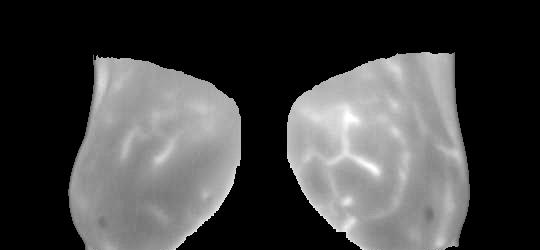
#> input picture backend/data/train/benign/S_10.jpg, 540 x 250 px; its folder holds only this picture in this run
$ python build_image_dataset.py
#> lines starting #> are read from the running program, lines starting #| are printed output that depends on the picture; after the words box and inside, x2 and y2 are one past the last pixel; in counts of white or black regions, pixels touching at a corner belong together
### backend/modules/cancerDetectionImage/feature_extraction.py
# backend/cancerDetectionImage/feature_extraction.py

import io
import os
import numpy as np
import pandas as pd
from PIL import Image
import cv2  # pip install opencv-python


def _load_image_from_bytes(img_bytes, size=(256, 256)):
    """
    Ouvre l'image depuis un flux binaire et la convertit en niveau de gris
    normalisé entre 0 et 1.
    """
    img = Image.open(img_bytes).convert("L")  # niveaux de gris
    if size is not None:
        img = img.resize(size)
    arr = np.array(img).astype("float32") / 255.0
    return arr


def _extract_shape_features(gray):
    """
    À partir d'une image en niveaux de gris (0–1), on binarise et on
    récupère le plus grand contour pour approximer la "tumeur".

    On calcule ensuite :
    - area_mean  ~ aire du contour
    - perimeter_mean ~ périmètre du contour
    - radius_mean ~ rayon équivalent (sqrt(area/pi))
    - concavity_mean ~ (aire enveloppe convexe - aire) / aire enveloppe
    """
    img = (gray * 255).astype("uint8")

    # Filtre + seuillage d'Otsu
    blur = cv2.GaussianBlur(img, (5, 5), 0)
    _, thresh = cv2.threshold(
        blur, 0, 255, cv2.THRESH_BINARY + cv2.THRESH_OTSU
    )

    # On suppose tumeur claire sur fond sombre; si inverse, on corrige
    if np.mean(thresh == 255) > 0.5:
        thresh = cv2.bitwise_not(thresh)

    contours, _ = cv2.findContours(
        thresh, cv2.RETR_EXTERNAL, cv2.CHAIN_APPROX_SIMPLE
    )

    if not contours:
        # Aucun contour détecté → tout à zéro
        return 0.0, 0.0, 0.0, 0.0

    # On prend le plus grand contour
    cnt = max(contours, key=cv2.contourArea)

    area = float(cv2.contourArea(cnt))          # aire
    perimeter = float(cv2.arcLength(cnt, True)) # périmètre
    radius = np.sqrt(area / np.pi) if area > 0 else 0.0

    # Concavité : différence entre l'enveloppe convexe et le contour
    hull = cv2.convexHull(cnt)
    hull_area = float(cv2.contourArea(hull))
    concavity = (hull_area - area) / hull_area if hull_area > 0 else 0.0

    return radius, area, perimeter, concavity


def _boxcount(Z, k):
    """
    Utilitaire pour la dimension fractale (méthode box-counting).
    """
    S = np.add.reduceat(
        np.add.reduceat(Z, np.arange(0, Z.shape[0], k), axis=0),
        np.arange(0, Z.shape[1], k),
        axis=1,
    )
    # On compte les cases non vides
    return np.count_nonzero(S)


def _fractal_dimension(gray):
    """
    Approximation très simplifiée de fractal_dimension_mean via box-counting.
    C'est purement pédagogique, pas une mesure clinique.
    """
    # Binarisation simple
    Z = gray > 0.5
    Z = Z.astype(bool)

    p = min(Z.shape)
    if p < 4:
        return 0.0

    # Tailles de boîte : 2^n, 2^(n-1), ..., 4
    n = int(np.log2(p))
    sizes = 2 ** np.arange(n, 1, -1)

    counts = []
    for size in sizes:
        c = _boxcount(Z, size)
        counts.append(c)

    counts = np.array(counts, dtype="float32")
    nonzero = counts > 0
    if nonzero.sum() < 2:
        return 0.0

    sizes = sizes[nonzero]
    counts = counts[nonzero]

    # Régression linéaire log-log
    coeffs = np.polyfit(np.log(1.0 / sizes), np.log(counts), 1)
    fd = float(coeffs[0])
    return fd


def extract_features(img_bytes, save_to_csv=False,
                     csv_path="image_features_from_images.csv",
                     filename=None):
    """
    Fonction principale utilisée par app.py

    - img_bytes : BytesIO de l'image
    - save_to_csv : si True, ajoute une ligne dans un CSV
    - csv_path : chemin du CSV à créer / compléter
    - filename : nom de l'image (pour la colonne 'filename')

    Retour :
      np.array([radius_mean,
                area_mean,
                perimeter_mean,
                concavity_mean,
                fractal_dimension_mean])
    """

    # 1) Charger l'image en niveaux de gris
    gray = _load_image_from_bytes(img_bytes)

    # 2) Extraire les features géométriques
    radius_mean, area_mean, perimeter_mean, concavity_mean = _extract_shape_features(gray)

    # 3) Dimension fractale approximative
    fractal_dimension_mean = _fractal_dimension(gray)

    features_dict = {
        "filename": filename or "in_memory",
        "radius_mean": radius_mean,
        "area_mean": area_mean,
        "perimeter_mean": perimeter_mean,
        "concavity_mean": concavity_mean,
        "fractal_dimension_mean": fractal_dimension_mean,
    }

    # 4) Sauvegarde éventuelle dans un CSV (nouveau dataset)
    if save_to_csv:
        df_row = pd.DataFrame([features_dict])
        if os.path.exists(csv_path):
            df_row.to_csv(csv_path, mode="a", header=False, index=False)
        else:
            df_row.to_csv(csv_path, index=False)

    # 5) Retourne uniquement les valeurs numériques pour le modèle
    return np.array(
        [
            features_dict["radius_mean"],
            features_dict["area_mean"],
            features_dict["perimeter_mean"],
            features_dict["concavity_mean"],
            features_dict["fractal_dimension_mean"],
        ],
        dtype="float32",
    )

### backend/modules/cancerDetectionImage/build_image_dataset.py
# backend/build_image_dataset.py

import os
import io
import pandas as pd
from feature_extraction import extract_features

BASE_DIR = r"C:\Users\MSI\Desktop\4eme\ML\Projet\BCD_Project\backend\data\train"
CSV_OUT = r"C:\Users\MSI\Desktop\4eme\ML\Projet\BCD_Project\backend\modules\cancerDetectionImage\dataset_extracted_images.csv"

LABEL_MAP = {
    "benign": 0,
    "malignant": 1
}

def main():
    rows = []

    for folder_name, label in LABEL_MAP.items():
        folder_path = os.path.join(BASE_DIR, folder_name)

        print(f"\n→ Lecture dossier : {folder_path}")

        if not os.path.exists(folder_path):
            print(f"⚠️ Dossier introuvable : {folder_path}")
            continue

        for filename in os.listdir(folder_path):
            file_path = os.path.join(folder_path, filename)

            if not filename.lower().endswith((".png", ".jpg", ".jpeg")):
                continue

            with open(file_path, "rb") as f:
                img_bytes = io.BytesIO(f.read())

            features = extract_features(img_bytes)
#> in _load_image_from_bytes, img is the input picture: PIL image 540x250 L; min 0, max 255, mean 67.5
#> in _load_image_from_bytes, `img = img.resize(size)`:
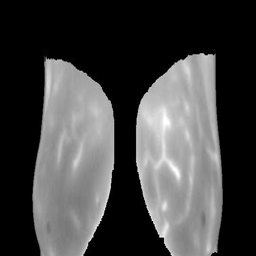
#> img: PIL image 256x256 L; min 0, max 255, mean 67.6
#> in _extract_shape_features, `blur = cv2.GaussianBlur(img, (5, 5), 0)`:
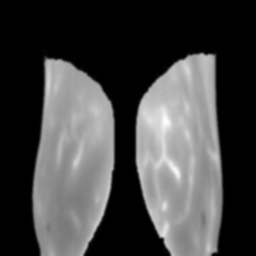
#> blur: shape (256, 256); min 0, max 254, mean 67.6
#> in _extract_shape_features, `_, thresh = cv2.threshold( blur, 0, 255, cv2.THRESH_BINARY + cv2.THRES..`:
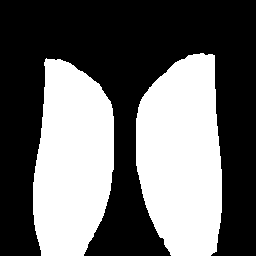
#> thresh: shape (256, 256); 41.1% white; 2 white regions
#> in _extract_shape_features, `contours, _ = cv2.findContours( thresh, cv2.RETR_EXTERNAL, cv2.CHAIN_A..`: contours = 2 contours; box (x1, y1, x2, y2) and area: (136, 53, 222, 256) 13926, (33, 58, 114, 256) 12530
#> in _extract_shape_features, `cnt = max(contours, key=cv2.contourArea)`: cnt = contour of 135 points, box (x1, y1, x2, y2) (136, 53, 222, 256), area 13926
#> in _extract_shape_features, `area = float(cv2.contourArea(cnt))`: area = 13926
#> in _extract_shape_features, `perimeter = float(cv2.arcLength(cnt, True))`: perimeter = 518.6
#> in _extract_shape_features, `radius = np.sqrt(area / np.pi) if area > 0 else 0.0`: radius = 66.58
#> in _extract_shape_features, `hull = cv2.convexHull(cnt)`: hull = contour of 31 points, box (x1, y1, x2, y2) (136, 53, 222, 256), area 14200
#> in _extract_shape_features, `hull_area = float(cv2.contourArea(hull))`: hull_area = 14199.5
#> in _extract_shape_features, `concavity = (hull_area - area) / hull_area if hull_area > 0 else 0.0`: concavity = 0.0193
#> in extract_features, `radius_mean, area_mean, perimeter_mean, concavity_mean = _extract_shap..`: radius_mean = 66.58; area_mean = 13926; perimeter_mean = 518.6; concavity_mean = 0.0193
#> in _fractal_dimension, `Z = gray > 0.5`:
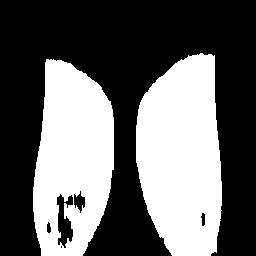
#> Z: shape (256, 256) bool; 39.5% white; 2 white regions, box (x1, y1, x2, y2) and area: (136, 53, 222, 256) 13957, (33, 59, 114, 256) 11928
#> the loop in _fractal_dimension, `for size in sizes:` made 7 passes
#> c on passes 3 to 7: 16, 40, 136, 474, 1750
#> (S in _boxcount, c) on passes 1 to 2: ([25885], 1), ([[3781, 4606], [8147, 9351]], 4)
#> after the loop in _fractal_dimension, `for size in sizes:`: counts = [1, 4, 16, 40, 136, 474, 1750]
#> in _fractal_dimension, `nonzero = counts > 0`: nonzero = [True, True, True, True, True, True, True]
#> in _fractal_dimension, `coeffs = np.polyfit(np.log(1.0 / sizes), np.log(counts), 1)`: coeffs = [1.76, 9.86]
#> in _fractal_dimension, `fd = float(coeffs[0])`: fd = 1.76
#> in extract_features, `features_dict = { "filename": filename or "in_memory", "radius_mean": ..`: features_dict = {'filename': 'in_memory', 'radius_mean': 66.58, 'area_mean': 13926, 'perimeter_mean': 518.6, 'concavity_mean': 0.0193, 'fractal_dimension_mean': 1.76}
#> features = [66.58, 13926, 518.6, 0.0193, 1.76]

            rows.append({
                "filepath": file_path,
                "filename": filename,
                "label": label,
                "radius_mean": features[0],
                "area_mean": features[1],
                "perimeter_mean": features[2],
                "concavity_mean": features[3],
                "fractal_dimension_mean": features[4]
            })

            print(f"   ✔ {filename} → OK")
#> pass 2 of the loop in main, `for folder_name, label in LABEL_MAP.items():`:
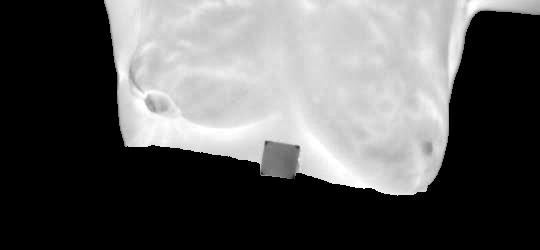
#> input picture backend/data/train/malignant/S_12.jpg, 540 x 250 px
#> in _load_image_from_bytes, img is the input picture: PIL image 540x250 L; min 0, max 255, mean 92.5
#> img: PIL image 256x256 L
#> in _extract_shape_features (call 2), `_, thresh = cv2.threshold( blur, 0, 255, cv2.THRESH_BINARY + cv2.THRES..`:
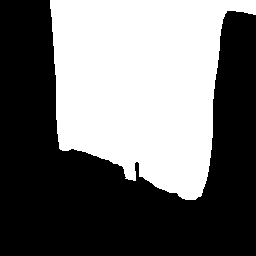
#> thresh: shape (256, 256); 43.3% white; 1 white region
#> contours = 1 contour; box (x1, y1, x2, y2) and area: (50, 0, 256, 200) 28010
#> cnt = contour of 168 points, box (x1, y1, x2, y2) (50, 0, 256, 200), area 28010
#> area = 28009.5
#> perimeter = 804
#> radius = 94.42
#> hull = contour of 17 points, box (x1, y1, x2, y2) (50, 0, 256, 200), area 31743
#> hull_area = 31743
#> concavity = 0.118
#> in _fractal_dimension (call 2), `Z = gray > 0.5`:
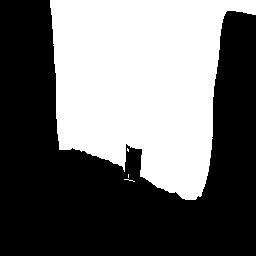
#> Z: shape (256, 256) bool; 42.6% white; 4 white regions (3 under 20 px), largest, box (x1, y1, x2, y2) and area: (50, 0, 256, 200) 27907
#> the loop in _fractal_dimension (call 2), `for size in sizes:` made 7 passes
#> c on passes 3 to 7: 14, 37, 129, 472, 1810
#> after the loop in _fractal_dimension (call 2), `for size in sizes:`: counts = [1, 4, 14, 37, 129, 472, 1810]
#> coeffs = [1.77, 9.86]
#> fd = 1.77
#> features = [94.42, 28009.5, 804, 0.118, 1.77]

    df = pd.DataFrame(rows)
#> df = table of 2 rows and 8 columns
    df.to_csv(CSV_OUT, index=False, mode="w")


    print("\n=== Dataset généré ===")
    print(CSV_OUT)


if __name__ == "__main__":
    main()
